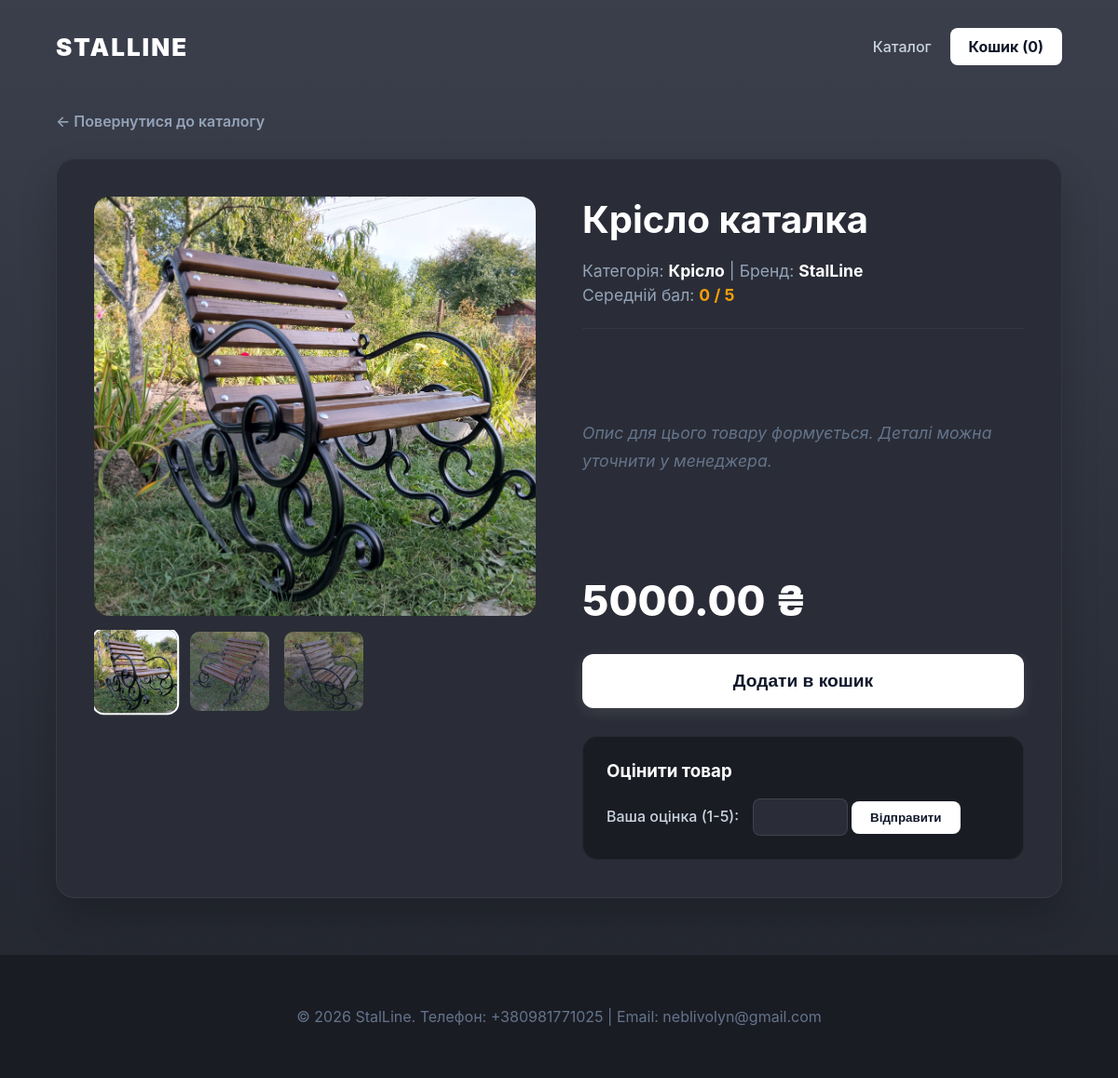
Screenshot of /product/4/ with the database file from the repository.
### pages/models.py (models this page shows, shortened)
class Product(models.Model):
    title = models.CharField(max_length=200, verbose_name="Назва товару")
    description = models.TextField(verbose_name="Опис товару", blank=True, null=True)
    price = models.DecimalField(max_digits=10, decimal_places=2, verbose_name="Ціна")
    category = models.ForeignKey(Category, on_delete=models.CASCADE, verbose_name="Категорія")
    brand = models.ForeignKey(Brand, on_delete=models.SET_NULL, null=True, verbose_name="Бренд")
    image = models.ImageField(upload_to='products/', null=True, blank=True, verbose_name="Фото товару")
    created_at = models.DateTimeField(auto_now_add=True, verbose_name="Створено о")
    updated_at = models.DateTimeField(auto_now=True, verbose_name="Оновлено о")
    class Meta:
        verbose_name_plural = "Товари"

class ProductImage(models.Model):
    product = models.ForeignKey(Product, on_delete=models.CASCADE, related_name='images', verbose_name="Товар")
    image = models.ImageField(upload_to='products/gallery/', verbose_name="Додаткове фото")
    class Meta:
        verbose_name = "Додаткове фото"
        verbose_name_plural = "Галерея фотографій"

class Category(models.Model):
    name = models.CharField(max_length=100, verbose_name="Назва категорії")
    created_at = models.DateTimeField(auto_now_add=True, verbose_name="Створено о")
    updated_at = models.DateTimeField(auto_now=True, verbose_name="Оновлено о")
    class Meta:
        verbose_name_plural = "Категорії"

class Brand(models.Model):
    name = models.CharField(max_length=100, verbose_name="Назва бренду")
    country = models.CharField(max_length=100, verbose_name="Країна")
    created_at = models.DateTimeField(auto_now_add=True, verbose_name="Створено о")
    updated_at = models.DateTimeField(auto_now=True, verbose_name="Оновлено о")
    class Meta:
        verbose_name_plural = "Бренди"

### pages/views.py (the view)
# urls.py: path('product/<int:product_id>/', views.product_view, name='product'),
def product_view(request, product_id):
    product = get_object_or_404(Product, id=product_id)
    if request.method == 'POST' and 'rating' in request.POST:
        Rating.objects.create(product=product, score=int(request.POST.get('rating')))
        return redirect('product', product_id=product.id)
    ratings = product.ratings.all()
    avg_rating = sum(r.score for r in ratings) / ratings.count() if ratings.count() > 0 else 0
    return render(request, 'pages/product.html', {
        'title': product.title,
        'product': product,
        'avg_rating': round(avg_rating, 1),
        'cart_count': len(request.session.get('cart', []))
    })

### pages/templates/pages/product.html (shortened to what this page needs)
<!DOCTYPE html>
<html lang="uk">
<head>
</head>
<body>
    <header>
        <div class="logo"><a href="{% url 'home' %}">STALLINE</a></div>
        <nav>
            <a href="{% url 'home' %}">Каталог</a>
            <a href="{% url 'cart' %}" class="cart-btn">Кошик ({{ cart_count }})</a>
        </nav>
    </header>
    <div class="container">
        <a href="{% url 'home' %}" class="back-link">← Повернутися до каталогу</a>
        <div class="product-wrapper">
            <div class="product-image">
                <div class="main-image-wrapper">
                    {% if product.image %}
                        <img id="main-image" src="{{ product.image.url }}" alt="{{ product.title }}">
                    {% else %}
                        <div style="display:flex; align-items:center; justify-content:center; height:100%; color:#475569;">Зображення відсутнє</div>
                    {% endif %}
                </div>
                <div class="gallery">
                    {% if product.image %}
                        <img src="{{ product.image.url }}" class="thumb active" onclick="changeImage(this, '{{ product.image.url }}')">
                    {% endif %}
                    {% for img in product.images.all %}
                        <img src="{{ img.image.url }}" class="thumb" onclick="changeImage(this, '{{ img.image.url }}')">
                    {% endfor %}
                </div>
            </div>
            <div class="product-info">
                <h1>{{ product.title }}</h1>
                <div class="meta-info">
                    <p style="margin: 5px 0;">Категорія: <b style="color: white;">{% if product.category %}{{ product.category.name }}{% else %}Без категорії{% endif %}</b> | Бренд: <b style="color: white;">{% if product.brand %}{{ product.brand.name }}{% else %}Без бренду{% endif %}</b></p>
                    <p style="margin: 5px 0;">Середній бал: <b style="color: #f59e0b;">{{ avg_rating }} / 5</b></p>
                </div>
                <div class="description-box">
                    {% if product.description %}
                        {{ product.description }}
                    {% else %}
                        <p style="color: #64748b; font-style: italic;">Опис для цього товару формується. Деталі можна уточнити у менеджера.</p>
                    {% endif %}
                </div>
                <div class="price">{{ product.price }} ₴</div>
                <form action="{% url 'add_to_cart' product.id %}" method="POST">
                    <button type="submit" class="buy-btn">Додати в кошик</button>
                </form>
                <div class="rating-box">
                    <h3 style="margin-top: 0; color: white;">Оцінити товар</h3>
                    <form method="POST">
                        <label style="font-weight: 500; margin-right: 10px; color: #cbd5e1;">Ваша оцінка (1-5):</label>
                        <input type="number" name="rating" min="1" max="5" required>
                        <button type="submit" class="rating-btn">Відправити</button>
                    </form>
                </div>
            </div>
        </div>
    </div>
    <footer>
        <p>&copy; 2026 StalLine. Телефон: +380981771025 | Email: neblivolyn@gmail.com</p>
    </footer>
</body>
</html>

### pages/templates/pages/product.html (style rules this page uses)
html, body { margin: 0 !important; padding: 0 !important; background: linear-gradient(to bottom, #3b3f4c 0%, #22252e 100%); background-attachment: fixed; font-family: 'Inter', sans-serif; min-height: 100vh; display: flex; flex-direction: column; color: #f8fafc; }
header { background-color: transparent !important; margin: 0 !important; width: 100%; padding: 30px 5%; display: flex; justify-content: space-between; align-items: center; box-sizing: border-box; }
.logo a { font-size: 26px; font-weight: 900; letter-spacing: 2px; color: white; text-decoration: none; text-transform: uppercase; margin: 0; }
nav { display: flex; align-items: center; gap: 20px; }
nav a { color: #cbd5e1; text-decoration: none; font-weight: 500; transition: color 0.3s; }
.cart-btn { background: white; color: #0f172a !important; padding: 10px 20px; border-radius: 8px; font-weight: bold; }
.container { flex: 1; padding: 20px 5% 60px; max-width: 1200px; margin: 0 auto; width: 100%; box-sizing: border-box; }
.back-link { text-decoration: none; color: #94a3b8; font-weight: 600; display: inline-block; margin-bottom: 30px; transition: 0.3s; }
.product-wrapper { display: flex; gap: 50px; background: #2a2d37; padding: 40px; border-radius: 20px; box-shadow: 0 20px 40px rgba(0,0,0,0.2); border: 1px solid rgba(255, 255, 255, 0.05); }
.product-info { flex: 1; display: flex; flex-direction: column; }
h1 { margin-top: 0; font-size: 2.5em; color: white; margin-bottom: 15px; }
.meta-info { font-size: 1.1em; color: #94a3b8; margin-bottom: 20px; border-bottom: 1px solid rgba(255,255,255,0.05); padding-bottom: 20px; }
.description-box { font-size: 1.1em; line-height: 1.7; color: #cbd5e1; margin-bottom: 30px; white-space: pre-line; }
.price { font-size: 2.8em; color: white; font-weight: 800; margin-bottom: 30px; }
.buy-btn { background: white; color: #0f172a; border: none; padding: 18px 40px; font-size: 1.2em; border-radius: 12px; cursor: pointer; font-weight: bold; width: 100%; transition: all 0.3s ease; box-shadow: 0 4px 15px rgba(255, 255, 255, 0.1); }
.rating-box { background: #1a1c24; padding: 25px; border-radius: 16px; margin-top: 30px; border: 1px solid rgba(255,255,255,0.05); }
.rating-box input { padding: 10px; width: 80px; border: 1px solid rgba(255,255,255,0.1); border-radius: 8px; font-size: 16px; background: #2a2d37; color: white; outline: none; }
.rating-btn { padding: 10px 20px; background: white; color: #0f172a; border: none; border-radius: 8px; cursor: pointer; font-weight: bold; transition: 0.3s; }
footer { background-color: #1a1c24; color: #64748b; text-align: center; padding: 40px 5%; margin-top: auto; border-top: 1px solid rgba(255,255,255,0.05); }
.product-image { flex: 1; display: flex; flex-direction: column; gap: 15px; }
.main-image-wrapper { position: relative; width: 100%; height: 450px; border-radius: 16px; overflow: hidden; background: #1e2029; box-shadow: inset 0 2px 10px rgba(0,0,0,0.2); }
#main-image { width: 100%; height: 100%; object-fit: cover; transition: opacity 0.2s ease-in-out; }
.gallery { display: flex; gap: 12px; overflow-x: auto; padding-bottom: 5px; }
.thumb { width: 85px; height: 85px; object-fit: cover; border-radius: 12px; cursor: pointer; border: 2px solid transparent; transition: all 0.3s ease; opacity: 0.5; }
.thumb.active { border-color: white; opacity: 1; transform: scale(1.05); }

### rows the page displays
Product: image (picture), title "Крісло каталка", category.name "Крісло", brand.name "StalLine", price "5000.00"
ProductImage: image (picture)
ProductImage: image (picture)

### other values shown
{{ cart_count }} "0"
{{ avg_rating }} "0"
